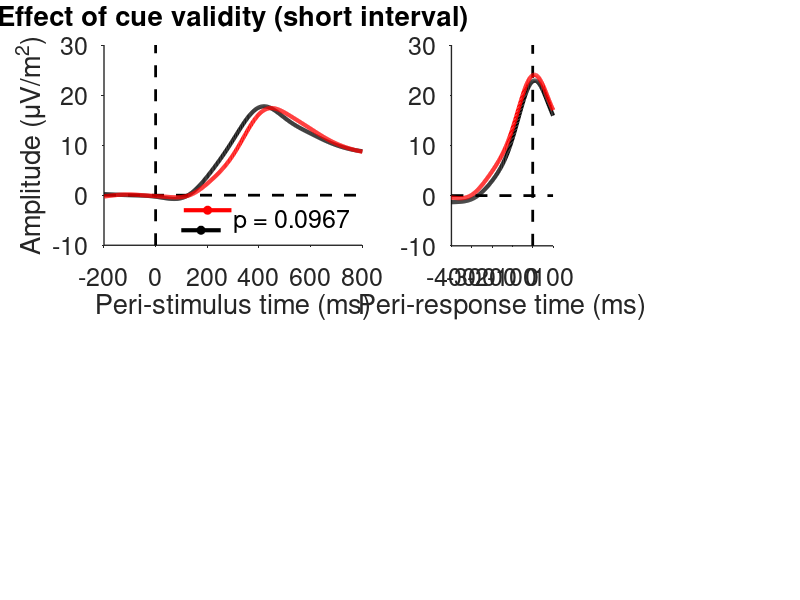

This figure's MATLAB source: (Note: this script raises an error after producing the figure.)
clear
close all
clc

%add functions
homedir = mfilename('fullpath');
funcdir = [homedir(1:end-15) 'functions'];
addpath(genpath(funcdir))

%% load the data

%The variable CPP contains the subject-level data, and is of size 21
%(participants) by 16 (conditions) by time. The conditions are as follows:

%1) Response-locked, short interval, validly cued, easy
%2) Response-locked, short interval, validly cued, difficult
%3) Response-locked, short interval, invalidly cued, easy
%4) Response-locked, short interval, invalidly cued, difficult
%5) Response-locked, long interval, validly cued, easy
%6) Response-locked, long interval, validly cued, difficult
%7) Response-locked, long interval, invalidly cued, easy
%8) Response-locked, long interval, invalidly cued, difficult
%9) Stimulus-locked, short interval, validly cued, easy
%10) Stimulus-locked, short interval, validly cued, difficult
%11) Stimulus-locked, short interval, invalidly cued, easy
%12) Stimulus-locked, short interval, invalidly cued, difficult
%13) Stimulus-locked, long interval, validly cued, easy
%14) Stimulus-locked, long interval, validly cued, difficult
%15) Stimulus-locked, long interval, invalidly cued, easy
%16) Stimulus-locked, long interval, invalidly cued, difficult

%The variables rtime and stime keep track of time relative to response and
%relative to stimulus onset, respectively.
%ta_slopes and ta_onsets are the slopes and onsets, computed on
%trial-average waveforms.
%st_slopes and st_onsets are the average slopes and onsets computed at the 
%single trial level.
%st_onsetvar contains the cross-trial variability in onset
%The slope/onset variables are all of size participants by conditions,
%where conditions go from 1 through 8 in the order as described above (but
%without separation of stimulus locking or response locking)
%Plotcolors contains a matrix with color values for plotting 

%Permdist contains the permuted null distributions that are used to compute
%p-values for individual statistical tests. It has size test (N) by
%iteration (10000). The tests that are conducted are as follows:

%1) Trial-average onset: valid versus invalid
%2) Trial-average slope: valid versus invalid
%3) Trial-average onset: easy versus difficult
%4) Trial-average slope: easy versus difficult
%5) Mean single-trial onset: valid versus invalid
%6) Mean single-trial onset variability: valid versus invalid
%7) Mean single-trial slope: valid versus invalid
%8) Mean single-trial slope: easy versus difficult

load data.mat

%% Plot trial-average CPP for valid and invalid conditions (stimulus locked)

figure
subplot(2,2,1)
hold on
plot([0 0],[-10 30],'k--','linewidth',2) 
plot([-200 800],[0 0],'k--','linewidth',2) 

ci = 1; %this keeps track of the number of lines that have been plotted
for condi = [9 11] %loop over stimulus locked conditions   
    plot(stime, squeeze(mean(mean(CPP(:,condi:condi+1,:)))),'color',plotcolors(ci,:),'linewidth',3);
    ci = ci+1;
end

xlim([-200 800])
ylim([-10 30])
xlabel('Peri-stimulus time (ms)','fontsize',18)
set(gca,'tickdir','out','fontsize',18,'linewidth',1) 
ylabel('Amplitude (\muV/m^2)')
title('Effect of cue validity (short interval)')

%plot the estimated CPP onsets (we plot the SD instead of within-subject
%SEM because the latter is too small to see in the figure
plot(squeeze(mean(mean(ta_onsets(:,1:2)))),-7,'ko','markerfacecolor','k')
plot([squeeze(mean(mean(ta_onsets(:,1:2))))-std(squeeze(mean(ta_onsets(:,1:2),2))) squeeze(mean(mean(ta_onsets(:,1:2))))+std(squeeze(mean(ta_onsets(:,1:2),2)))],[0 0]-7,'k','linewidth',3)
plot(squeeze(mean(mean(ta_onsets(:,3:4)))),-3,'ro','markerfacecolor','r')
plot([squeeze(mean(mean(ta_onsets(:,3:4))))-std(squeeze(mean(ta_onsets(:,3:4),2))) squeeze(mean(mean(ta_onsets(:,3:4))))+std(squeeze(mean(ta_onsets(:,3:4),2)))],[0 0]-3,'r','linewidth',3)

%run statistics
diff = mean(mean(ta_onsets(:,1:2),2)) - mean(mean(ta_onsets(:,3:4),2)); %the observed value
p = sum(diff >= permdist(1,:)) / size(permdist,2); %compute p value
text(300,-5,['p = ' num2str(p)],'fontsize',18)

%% Plot trial-average CPP for valid and invalid conditions (response locked)

%plot the CPP for a channel, stimulus locked, and for the short interval
subplot(2,4,3)
hold on
plot([0 0],[-10 30],'k--','linewidth',2) 
plot([-400 100],[0 0],'k--','linewidth',2) 

ci = 1; %this keeps track of the number of lines that have been plotted
for condi = [1 3] %loop over stimulus locked conditions
    plot(rtime, squeeze(mean(mean(CPP(:,condi:condi+1,:)))) ,'color',plotcolors(ci,:),'linewidth',3)
    ci = ci+1;
end

% title('response locked: short interval')
xlim([-400 100])
xlabel('Peri-response time (ms)','fontsize',18)
set(gca,'tickdir','out','fontsize',18,'linewidth',1) 
ylim([-10 30])

%test if CPP peak latency deviates significantly from time of response
vdat = squeeze(mean(CPP(:,1:2,:),2)); %response-locked CPP on valid trials
[~, peaktimes(:,1)] = max(vdat,[],2); %get index of peak
idat = squeeze(mean(CPP(:,3:4,:),2)); %response-locked CPP on valid trials
[~, peaktimes(:,2)]  = max(idat,[],2); %get index of peak

%convert to ms (instead of index)
for subi = 1:size(vdat,1)
    peaktimes(subi,1) = rtime(peaktimes(subi,1));
    peaktimes(subi,2) = rtime(peaktimes(subi,2));
end

%compare the peak latency for valid and invalid trials
[~, p] = permtest(peaktimes(:,1),peaktimes(:,2),10000);
[~, ~, ~, stats] = ttest(peaktimes(:,1),peaktimes(:,2)); %get t-statistic to get bayes factor
bf = t1smpbf(stats.tstat,21);
disp(['Response-locked CPP peak latency comparison of valid versus invalid trials: p = ' num2str(p) ', BF = ' num2str(bf)]) 

%% plot the trial-average estimated CPP slopes (valid versus invalid)

%plot the estimated CPP slopes
subplot(2,5,5)
hold on

bar(1,mean(mean(ta_slopes(:,1:2),2)),'FaceColor','k','EdgeColor','none')
bar(2,mean(mean(ta_slopes(:,3:4),2)),'FaceColor','r','EdgeColor','none')
wse([mean(ta_slopes(:,1:2),2) mean(ta_slopes(:,3:4),2)],1); %plot error bars
ylim([0.05 0.11])
set(gca,'xtick',[],'tickdir','out')
ylabel('Slope (\muV / m^2 / T_s)')
set(gca,'fontsize',18)

%get the observed difference between conditions, and compare it to the
%permuted null distribution
diff = mean(mean(ta_slopes(:,1:2),2)) - mean(mean(ta_slopes(:,3:4),2)); %the observed value
p = sum(diff <= permdist(2,:)) / size(permdist,2); %compute p value
title(['p = ' num2str(p)])

%% Plot trial-average CPP for easy and difficult conditions (stimulus locked)

%plot the CPP for a channel, stimulus locked, and for the short interval
subplot(2,2,3)
hold on
plot([0 0],[-10 30],'k--','linewidth',2) 
plot([-200 800],[0 0],'k--','linewidth',2) 

ci = 1; %this keeps track of the number of lines that have been plotted
for condi = [9 10] %loop over stimulus locked conditions   
    plot(stime, squeeze(mean(mean(CPP(:,condi:2:condi+6,:)))),'color',plotcolors(ci,:),'linewidth',3);
    ci = ci+1;
end

xlim([-200 800])
ylim([-10 30])
xlabel('Peri-stimulus time (ms)','fontsize',18)
set(gca,'tickdir','out','fontsize',18,'linewidth',1) 
ylabel('Amplitude (\muV/m^2)')
title('Effect of difficulty')

%plot the estimated CPP onsets (we plot the SD instead of within-subject
%SEM because the latter is too small to see in the figure
plot(squeeze(mean(mean(ta_onsets(:,1:2:7)))),-7,'ko','markerfacecolor','k')
plot([squeeze(mean(mean(ta_onsets(:,1:2:7))))-std(squeeze(mean(ta_onsets(:,1:2:7),2))) squeeze(mean(mean(ta_onsets(:,1:2:7))))+std(squeeze(mean(ta_onsets(:,1:2:7),2)))],[0 0]-7,'k','linewidth',3)
plot(squeeze(mean(mean(ta_onsets(:,2:2:8)))),-3,'ro','markerfacecolor','r')
plot([squeeze(mean(mean(ta_onsets(:,2:2:8))))-std(squeeze(mean(ta_onsets(:,2:2:8),2))) squeeze(mean(mean(ta_onsets(:,2:2:8))))+std(squeeze(mean(ta_onsets(:,2:2:8),2)))],[0 0]-3,'r','linewidth',3)

%run statistics
diff = mean(mean(ta_onsets(:,1:2:7),2)) - mean(mean(ta_onsets(:,2:2:8),2)); %the observed value
p = sum(diff <= permdist(3,:)) / size(permdist,2); %compute p value
text(300,-5,['p = ' num2str(p)],'fontsize',18)

%% Plot trial-average CPP for easy and difficult conditions (response locked)

%plot the CPP for a channel, stimulus locked, and for the short interval
subplot(2,4,7)
hold on
plot([0 0],[-10 30],'k--','linewidth',2) 
plot([-400 100],[0 0],'k--','linewidth',2) 

ci = 1; %this keeps track of the number of lines that have been plotted
for condi = [1 3] %loop over stimulus locked conditions
    plot(rtime, squeeze(mean(mean(CPP(:,condi:2:condi+6,:)))),'color',plotcolors(ci,:),'linewidth',3);
    ci = ci+1;
end

% title('response locked: short interval')
xlim([-400 100])
xlabel('Peri-response time (ms)','fontsize',18)
set(gca,'tickdir','out','fontsize',18,'linewidth',1) 
ylim([-10 30])

%% plot the trial-average estimated CPP slopes (easy versus difficult)

%plot the estimated CPP slopes
subplot(2,5,10)
hold on

bar(1,mean(mean(ta_slopes(:,1:2:7),2)),'FaceColor','k','EdgeColor','none')
bar(2,mean(mean(ta_slopes(:,2:2:8),2)),'FaceColor','r','EdgeColor','none')
wse([mean(ta_slopes(:,1:2:7),2) mean(ta_slopes(:,2:2:8),2)],1); %plot error bars
ylim([0.05 0.11])
set(gca,'xtick',[],'tickdir','out')
ylabel('Slope (\muV / m^2 / T_s)')
set(gca,'fontsize',18)

%get the observed difference between conditions, and compare it to the
%permuted null distribution
diff = mean(mean(ta_slopes(:,1:2:7),2)) - mean(mean(ta_slopes(:,2:2:8),2)); %the observed value
p = sum(diff <= permdist(4,:)) / size(permdist,2); %compute p value
title(['p = ' num2str(p)])


%% bar plots of onset, onset variability, and slope, computed at the single trial level

figure

%effect of cue validity on onset
subplot(2,4,1)
hold on
bar(1,mean(mean(st_onsets(:,1:2),2)),'FaceColor','k','EdgeColor','none');
bar(2,mean(mean(st_onsets(:,3:4),2)),'FaceColor','r','EdgeColor','none');
wse([mean(st_onsets(:,1:2),2) mean(st_onsets(:,3:4),2)],1); 
ylim([100 130])
diff = mean(mean(st_onsets(:,1:2),2) - mean(st_onsets(:,3:4),2)); %the observed value
p = sum(diff >= permdist(5,:)) / size(permdist,2); %compute p value
title([{'Effect of cue validity '} {['on onset p=' num2str(p)]}])
set(gca,'tickdir','out','xtick',1:2,'xticklabel',{'Valid', 'Invalid'})
box off
ylabel('Onset (ms)')
set(gca,'fontsize',18)


%effect of cue validity on onset variability
subplot(2,4,2)
hold on
bar(1,mean(mean(st_onsetvar(:,1:2),2)),'FaceColor','k','EdgeColor','none');
bar(2,mean(mean(st_onsetvar(:,3:4),2)),'FaceColor','r','EdgeColor','none');
wse([mean(st_onsetvar(:,1:2),2) mean(st_onsetvar(:,3:4),2)],1);
ylim([100 130])
diff = mean(mean(st_onsetvar(:,1:2),2) - mean(st_onsetvar(:,3:4),2)); %the observed value
p = sum(diff >= permdist(6,:)) / size(permdist,2); %compute p value
title([{'Effect of cue validity '} {['on onset variability p=' num2str(p)]}])
set(gca,'tickdir','out','xtick',1:2,'xticklabel',{'Valid', 'Invalid'} )
box off
ylabel('Onset variability (ms)')
set(gca,'fontsize',18)
ylim([100 130])


%effect of cue validity on slope
subplot(2,4,3)
hold on
bar(1,mean(mean(st_slopes(:,1:2),2)),'FaceColor','k','EdgeColor','none');
bar(2,mean(mean(st_slopes(:,3:4),2)),'FaceColor','r','EdgeColor','none');
wse([mean(st_slopes(:,1:2),2) mean(st_slopes(:,3:4),2)],1); 
diff = mean(mean(st_slopes(:,1:2),2) - mean(st_slopes(:,3:4),2)); %the observed value
p = sum(diff <= permdist(7,:)) / size(permdist,2); %compute p value
title([{'Effect of cue validity '} {['on slope p=' num2str(p)]}])
set(gca,'tickdir','out','xtick',1:2,'xticklabel',{'Valid', 'Invalid'})
box off
ylabel('Slope (\muV / m^2 / T_s)')
set(gca,'fontsize',18)
ylim([0.05 .09])


%effect of difficulty on slope
subplot(2,4,4)
hold on
bar(1,mean(mean(st_slopes(:,1:2:7),2)),'FaceColor','k','EdgeColor','none');
bar(2,mean(mean(st_slopes(:,2:2:8),2)),'FaceColor','r','EdgeColor','none');
wse([mean(st_slopes(:,1:2:7),2) mean(st_slopes(:,2:2:8),2)],1); 
diff = mean(mean(st_slopes(:,1:2:7),2) - mean(st_slopes(:,2:2:8),2)); %the observed value
p = sum(diff <= permdist(8,:)) / size(permdist,2); %compute p value
title([{'Effect of difficulty'} {['on slope p=' num2str(p)]}])
set(gca,'tickdir','out','xtick',1:2,'xticklabel',{'Easy', 'Difficult'})
box off
ylabel('Slope (\muV / m^2 / T_s)')
set(gca,'fontsize',18)
ylim([0.05 .09])
